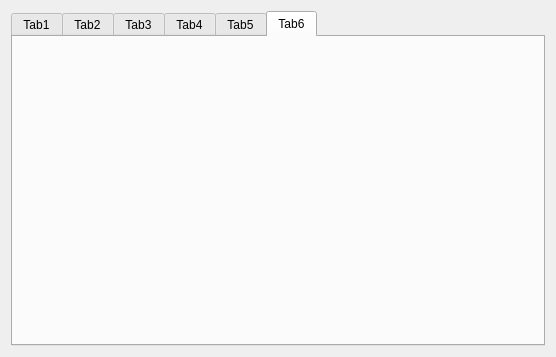
<?xml version="1.0" encoding="UTF-8"?>
<ui version="4.0">
 <class>MainWidget</class>
 <widget class="QWidget" name="MainWidget">
  <property name="geometry">
   <rect>
    <x>0</x>
    <y>0</y>
    <width>556</width>
    <height>357</height>
   </rect>
  </property>
  <property name="windowTitle">
   <string>MainWidget</string>
  </property>
  <layout class="QVBoxLayout" name="verticalLayout">
   <item>
    <widget class="QTabWidget" name="tabWidget">
     <property name="currentIndex">
      <number>5</number>
     </property>
     <widget class="QWidget" name="pTab1">
      <attribute name="title">
       <string>Tab1</string>
      </attribute>
     </widget>
     <widget class="QWidget" name="pTab2">
      <attribute name="title">
       <string>Tab2</string>
      </attribute>
     </widget>
     <widget class="QWidget" name="pTab3">
      <attribute name="title">
       <string>Tab3</string>
      </attribute>
     </widget>
     <widget class="QWidget" name="pTab4">
      <attribute name="title">
       <string>Tab4</string>
      </attribute>
     </widget>
     <widget class="QWidget" name="pTab5">
      <attribute name="title">
       <string>Tab5</string>
      </attribute>
     </widget>
     <widget class="QWidget" name="pTab6">
      <attribute name="title">
       <string>Tab6</string>
      </attribute>
     </widget>
    </widget>
   </item>
  </layout>
 </widget>
 <resources/>
 <connections/>
</ui>
